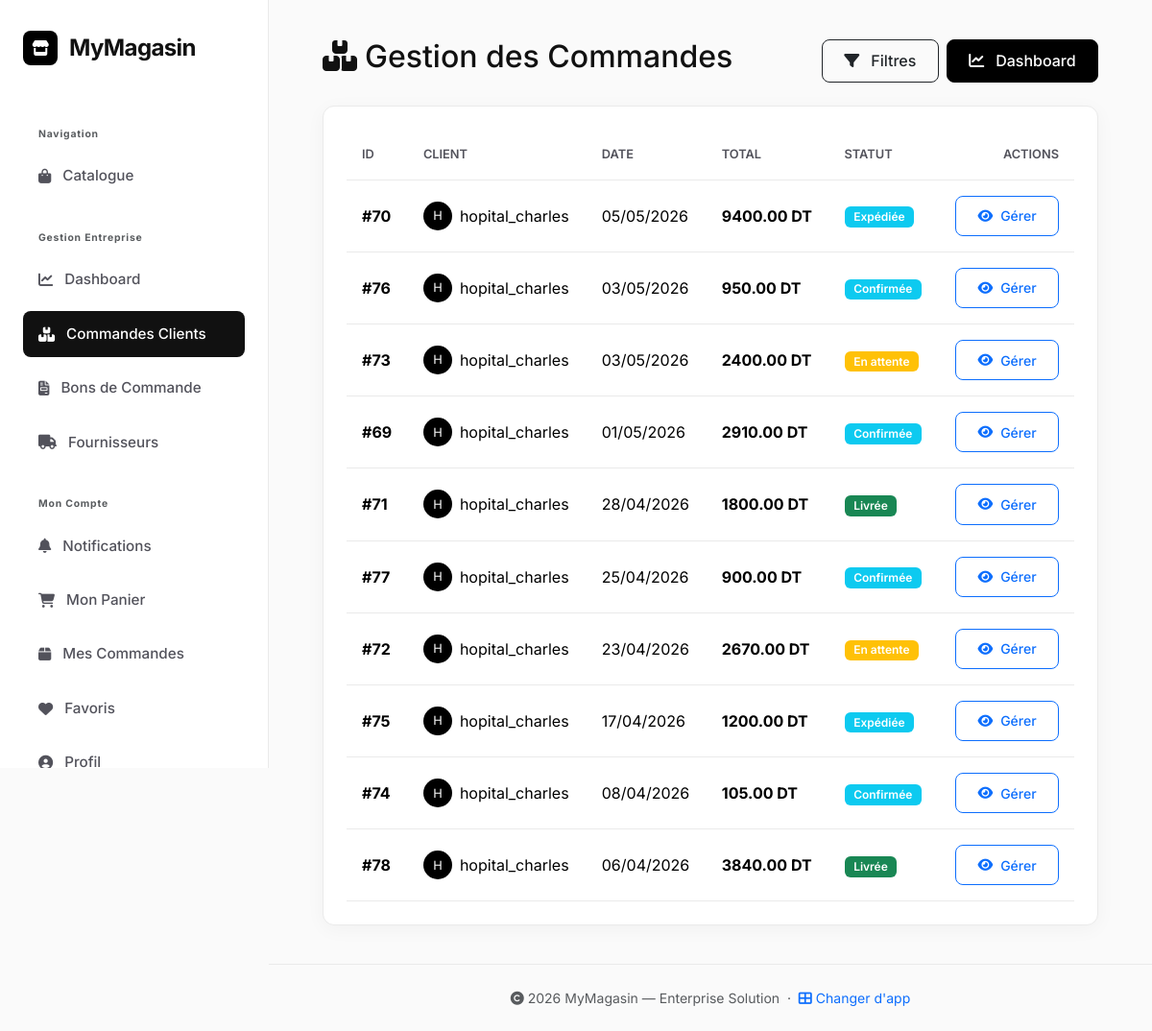
The page /magasin/commandes/toutes/ (signed in) on the database its author committed.
### magasin/models.py (models this page shows, shortened)
class Commande(models.Model):
    STATUS_CHOICES = [
        ('en_attente',    'En attente'),
        ('confirmee',     'Confirmée'),
        ('en_preparation','En préparation'),
        ('expediee',      'Expédiée'),
        ('livree',        'Livrée'),
        ('annulee',       'Annulée'),
    ]
    client    = models.ForeignKey(User, on_delete=models.CASCADE, related_name='commandes', null=True, blank=True)
    status    = models.CharField(max_length=20, choices=STATUS_CHOICES, default='en_attente')
    totalCde  = models.DecimalField(max_digits=10, decimal_places=2, default=0)
    dateCde   = models.DateField()
    produits  = models.ManyToManyField(Produit, blank=True)
    adresse_livraison = models.CharField(max_length=255, default='', blank=True)
    telephone_contact = models.CharField(max_length=20,  default='', blank=True)
    email_contact     = models.EmailField(default='',    blank=True)
    note_admin        = models.TextField(blank=True, verbose_name="Note interne admin")
    raison_annulation = models.TextField(blank=True, verbose_name="Raison d'annulation")
    date_confirmation = models.DateTimeField(null=True, blank=True)
    date_expedition   = models.DateTimeField(null=True, blank=True)
    date_livraison    = models.DateTimeField(null=True, blank=True)
    numero_suivi      = models.CharField(max_length=100, blank=True, verbose_name="Numéro de suivi")
    class Meta:
        verbose_name        = 'Commande'
        verbose_name_plural = 'Commandes'
        ordering            = ['-dateCde', '-id']

### magasin/views.py (the view, shortened to what this page needs)
# urls.py: path('commandes/toutes/', views.toutes_commandes, name='toutes_commandes'),
@employe_required
def toutes_commandes(request):
    form = CommandeFilterForm(request.GET or None)
    qs = Commande.objects.select_related('client').prefetch_related('lignes__produit').order_by('-dateCde', '-id')
    paginator = Paginator(qs, 15)
    commandes = paginator.get_page(request.GET.get('page'))
    return render(request, 'magasin/toutes_commandes.html', {'commandes': commandes, 'filter_form': form})

### magasin/templates/magasin/toutes_commandes.html (shortened to what this page needs)
{% extends 'magasin/base.html' %}
{% load static %}
{% block content %}
<div class="fade-in">
  <div class="d-flex justify-content-between align-items-center mb-4">
    <h2><i class="fas fa-boxes me-2"></i>Gestion des Commandes</h2>
    <div class="d-flex gap-2">
      <button class="btn btn-outline-dark" type="button" data-bs-toggle="collapse" data-bs-target="#filterCollapse">
        <i class="fas fa-filter me-1"></i> Filtres
      </button>
      <a href="{% url 'dashboard' %}" class="btn btn-primary">
        <i class="fas fa-chart-line me-1"></i> Dashboard
      </a>
    </div>
  </div>
  {% if commandes %}
  <div class="card shadow-sm border-0">
    <div class="card-body p-0">
      <div class="table-responsive">
        <table class="table table-hover align-middle mb-0">
          <thead class="bg-light">
            <tr>
              <th class="ps-3">ID</th>
              <th>Client</th>
              <th>Date</th>
              <th>Total</th>
              <th>Statut</th>
              <th class="text-end pe-3">Actions</th>
            </tr>
          </thead>
          <tbody>
            {% for commande in commandes %}
            <tr>
              <td class="ps-3 fw-bold">#{{ commande.id }}</td>
              <td>
                <div class="d-flex align-items-center gap-2">
                  <div class="avatar-sm rounded-circle bg-primary text-white d-flex align-items-center justify-content-center" style="width:30px;height:30px;font-size:0.8rem;">
                    {{ commande.client.username|slice:":1"|upper }}
                  </div>
                  {{ commande.client.username }}
                </div>
              </td>
              <td>{{ commande.dateCde|date:"d/m/Y" }}</td>
              <td class="fw-bold">{{ commande.totalCde }} DT</td>
              <td>
                <span class="badge
                    {% if commande.status == 'livree' %}bg-success
                    {% elif commande.status == 'annulee' %}bg-danger
                    {% elif commande.status == 'en_attente' %}bg-warning
                    {% else %}bg-info{% endif %}">
                    {{ commande.get_status_display }}
                </span>
              </td>
              <td class="text-end pe-3">
                <a href="{% url 'commande_detail' commande.id %}" class="btn btn-sm btn-outline-primary" title="Détails">
                  <i class="fas fa-eye"></i> Gérer
                </a>
              </td>
            </tr>
            {% endfor %}
          </tbody>
        </table>
      </div>
    </div>
  </div>
  {% else %}
  <div class="text-center py-5 bg-white border rounded shadow-sm">
    <i class="fas fa-clipboard-list text-muted fa-4x mb-3 opacity-25"></i>
    <h4 class="text-muted">Aucune commande ne correspond à vos critères</h4>
    <a href="{% url 'toutes_commandes' %}" class="btn btn-link">Effacer les filtres</a>
  </div>
  {% endif %}
</div>
{% endblock %}

### static/css/base_v2.css (style rules this page uses)
:root { --bg-body: #FAFAFA; --bg-surface: #FFFFFF; --sidebar-w: 280px; --accent: #000000; --accent-hover: #333333; --text-main: #111111; --text-muted: #52525B; --border: #EAEAEA; --shadow: 0 4px 20px rgba(0,0,0,0.04); --bs-danger: #06B6D4; --bs-danger-rgb: 6, 182, 212; --bs-primary: #000000; --bs-primary-rgb: 0, 0, 0; --navy: var(--accent); --navy-dark: var(--accent-hover); }
body.dashboard-body { font-family: 'Inter', sans-serif !important; background-color: var(--bg-body) !important; color: var(--text-main) !important; margin: 0 !important; padding: 0 !important; min-height: 100vh; box-sizing: border-box; background-image: none !important; }
.bg-primary { background-color: var(--accent) !important; color: var(--bg-surface) !important; }
.bg-white, .bg-light { background-color: var(--bg-surface) !important; color: var(--text-main) !important; }
.text-white { color: var(--bg-surface) !important; }
.btn-primary { background-color: var(--accent) !important; border-color: var(--accent) !important; color: var(--bg-surface) !important; font-weight: 600 !important; }
.btn { border-radius: 8px !important; padding: 0.6rem 1.4rem !important; font-weight: 500 !important; transition: all 0.2s ease !important; box-shadow: none !important; display: inline-flex !important; align-items: center !important; gap: 0.5rem !important; }
.card { background: var(--bg-surface) !important; border: 1px solid var(--border) !important; border-radius: 12px !important; box-shadow: var(--shadow) !important; color: var(--text-main) !important; transition: transform 0.2s ease !important; overflow: hidden !important; display: flex !important; flex-direction: column !important; }
.card-body { padding: 1.5rem !important; flex-grow: 1 !important; }
.badge { font-weight: 600 !important; padding: 0.4em 0.8em !important; border-radius: 6px !important; font-size: 0.75rem !important; }
.table { color: var(--text-main) !important; background: transparent !important; }
.table th { border-bottom: 1px solid var(--border) !important; font-weight: 600 !important; text-transform: uppercase !important; font-size: 0.8rem !important; color: var(--text-muted) !important; padding: 1rem !important; background: transparent !important; }
.table td { border-bottom: 1px solid var(--border) !important; vertical-align: middle !important; padding: 1rem !important; }

### rows shown on the page
Commande: id "70", client.username "H", client.username "hopital_charles", dateCde "05/05/2026", totalCde "9400.00", status "Expédiée"
Commande: id "76", client.username "H", client.username "hopital_charles", dateCde "03/05/2026", totalCde "950.00", status "Confirmée"
Commande: id "73", client.username "H", client.username "hopital_charles", dateCde "03/05/2026", totalCde "2400.00", status "En attente"
Commande: id "69", client.username "H", client.username "hopital_charles", dateCde "01/05/2026", totalCde "2910.00", status "Confirmée"
Commande: id "71", client.username "H", client.username "hopital_charles", dateCde "28/04/2026", totalCde "1800.00", status "Livrée"
Commande: id "77", client.username "H", client.username "hopital_charles", dateCde "25/04/2026", totalCde "900.00", status "Confirmée"
Commande: id "72", client.username "H", client.username "hopital_charles", dateCde "23/04/2026", totalCde "2670.00", status "En attente"
Commande: id "75", client.username "H", client.username "hopital_charles", dateCde "17/04/2026", totalCde "1200.00", status "Expédiée"
Commande: id "74", client.username "H", client.username "hopital_charles", dateCde "08/04/2026", totalCde "105.00", status "Confirmée"
Commande: id "78", client.username "H", client.username "hopital_charles", dateCde "06/04/2026", totalCde "3840.00", status "Livrée"
